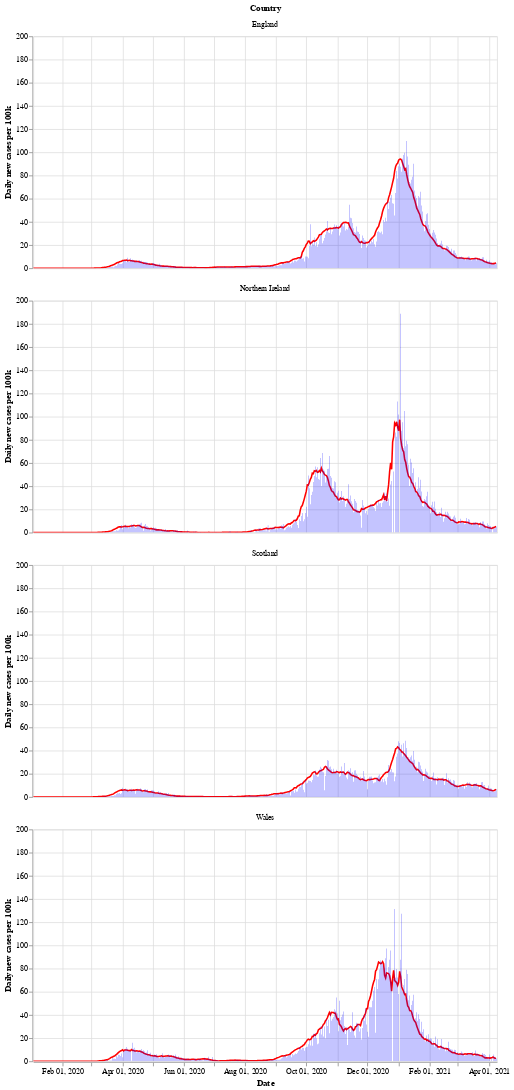

Notebook source saved alongside this figure:
### Markdown cell above
Next is a bar chart of the number of new cases in each country (per 100k population), with the 7 day moving average of cases. Again we see that Wales saw a longer period of raising and falling cases compared to the other countries.

After a period of cases falling, each nation is now seeing a rise in the number of cases - especially in Wales.

### Code cell
# collapse
bars = alt.Chart(uk_cases).mark_bar().encode(
    x=alt.X("yearmonthdate(date):T", axis=alt.Axis(title='Date')),
    y=alt.Y("newCasesRate:Q", axis=alt.Axis(title='Daily new cases per 100k')),
    tooltip='newCasesRate',
    color=alt.condition(
        alt.datum.dailyChange > 0,
        alt.value("orange"),  # The positive color
        alt.value("blue")  # The negative color
    )
).properties(title='New cases per 100k population with rolling 7 day average', width=600).interactive()
line = alt.Chart(uk_cases).mark_line(
    color='red',
    size=2,
).transform_window(
    rolling_mean='mean(newCasesRate)',
    frame=[0, 7],
    groupby=['areaName']
).encode(
    x='yearmonthdate(date):T',
    y='rolling_mean:Q'
)
alt.layer(line, bars, data=uk_cases).facet(alt.Row('areaName', title='Country'), columns=1)

### Figure 1 — Vega-Lite specification as saved in the notebook (floating-point values rounded to 4 significant figures; data arrays with more than 128 entries replaced by an {"elided": "..."} marker saying what was removed)
{"config": {"view": {"continuousWidth": 400, "continuousHeight": 300}}, "data": {"name": "data-8aa578fece3fba87a22f7d2d65cb58fd"}, "facet": {"type": "nominal", "field": "areaName", "title": "Country"}, "spec": {"layer": [{"mark": {"type": "line", "color": "red", "size": 2}, "encoding": {"x": {"type": "temporal", "field": "date", "timeUnit": "yearmonthdate"}, "y": {"type": "quantitative", "field": "rolling_mean"}}, "transform": [{"window": [{"op": "mean", "field": "newCasesRate", "as": "rolling_mean"}], "frame": [0, 7], "groupby": ["areaName"]}]}, {"mark": "bar", "encoding": {"color": {"condition": {"value": "orange", "test": "(datum.dailyChange > 0)"}, "value": "blue"}, "tooltip": {"type": "quantitative", "field": "newCasesRate"}, "x": {"type": "temporal", "axis": {"title": "Date"}, "field": "date", "timeUnit": "yearmonthdate"}, "y": {"type": "quantitative", "axis": {"title": "Daily new cases per 100k"}, "field": "newCasesRate"}}, "selection": {"selector002": {"type": "interval", "bind": "scales", "encodings": ["x", "y"]}}, "title": "New cases per 100k population with rolling 7 day average", "width": 600}]}, "columns": 1, "$schema": "https://vega.github.io/schema/vega-lite/v4.8.1.json", "datasets": {"data-8aa578fece3fba87a22f7d2d65cb58fd": {"elided": "1848 records"}}}
